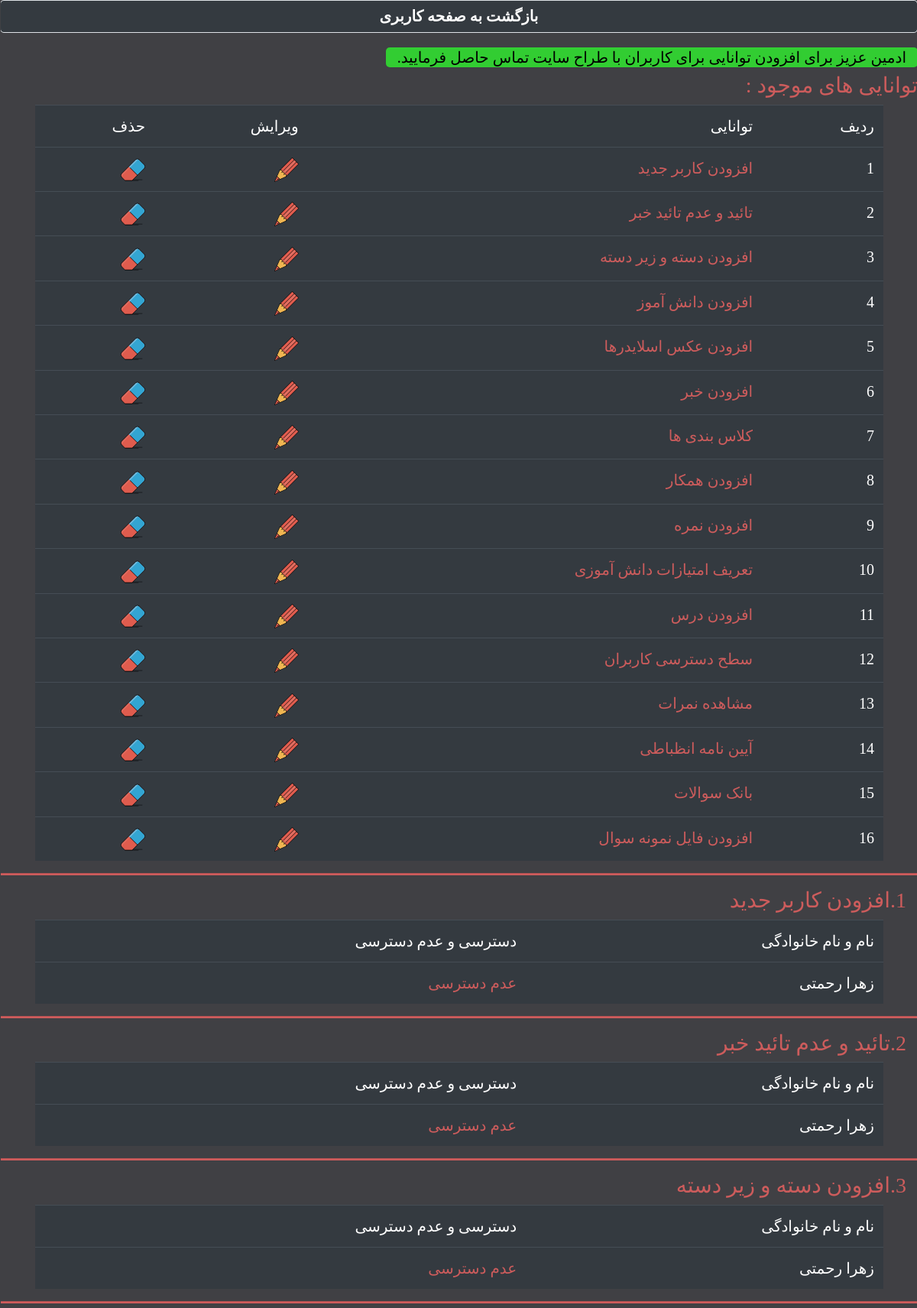
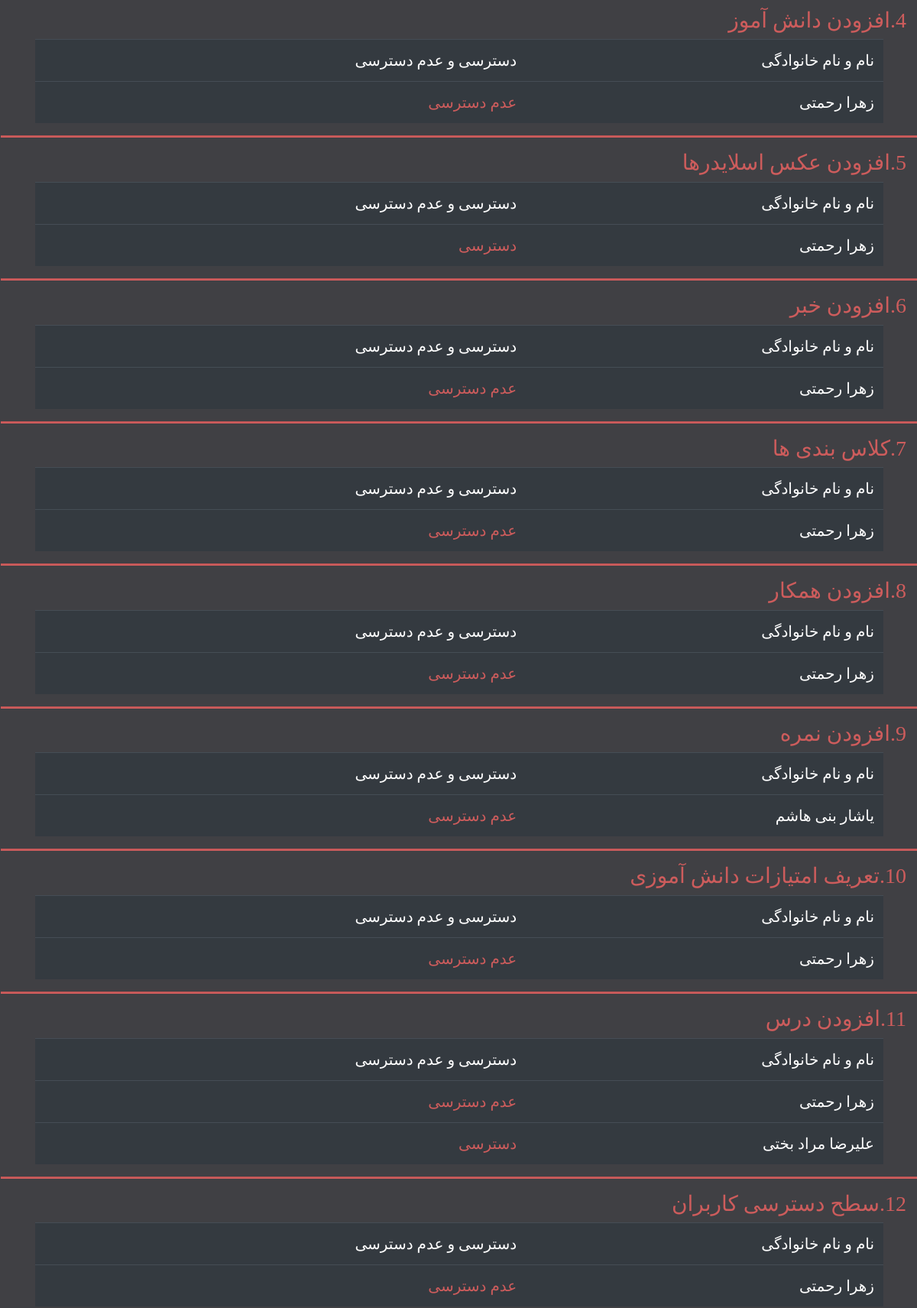
Page /pages/user_ables.php (upper part) on the committed database (2 pictures, top to bottom).
### tables this page shows
CREATE TABLE `tbloptions` (
  `op_id` int(255) NOT NULL,
  `title` varchar(1000) NOT NULL,
  `pages` varchar(1000) NOT NULL,
  `op_icon` varchar(50) NOT NULL
);

CREATE TABLE `tblpanel` (
  `pan_id` int(11) NOT NULL,
  `user_id` int(11) NOT NULL,
  `op_id` int(11) NOT NULL,
  `show_id` int(1) NOT NULL
);

CREATE TABLE `tbluser` (
  `user_id` int(200) NOT NULL,
  `fname` varchar(100) NOT NULL,
  `lname` varchar(100) NOT NULL,
  `username` varchar(100) NOT NULL,
  `password` varchar(100) NOT NULL,
  `type` int(2) NOT NULL,
  `mobile` varchar(11) NOT NULL
);

### pages/user_ables.php (the view, shortened to what this page needs)
<!doctype html>
<head>
    <link rel="stylesheet" href="../css/bootstrap.css">
    <link href="../css/custom.css" rel="stylesheet">
</head>
<body dir="rtl">
<a href="userspanel.php" class="page-link bazgasht">بازگشت به صفحه کاربری</a>
<h5 id="rightalign"><span class="h_5_sabz">ادمین عزیز برای افزودن توانایی برای کاربران با طراح سایت تماس حاصل فرمایید.</span></h5>
<h3 class="h_3" id="rightalign">توانایی های موجود :</h3>
<div class="container">
    <table class="table table-dark">
        <tr>
            <td>ردیف</td>
            <td>توانایی</td>
            <td>ویرایش</td>
            <td>حذف</td>
        </tr>
        <?php
        $i = 1;
        include '../funcs/connection.php';
        $sql_option = "select * from tbloptions";
        $sql_option_pre = $db->prepare($sql_option);
        $sql_option_pre->execute();
        while ($row_option = $sql_option_pre->fetch(PDO::FETCH_ASSOC)) {
            echo '
                    <tr>
                        <td>' . $i . '</td>
                        <td><a class="tag" href="#a' . $i . '">' . $row_option['title'] . '</a></td>
                        <td><a href="edit.php?id='.$row_option['op_id'].'"><img src="../img/icons/pencil.png"> </a></td>
                        <td><a href="del.php?id='.$row_option['op_id'].'"><img src="../img/icons/garbage.png"> </a></td>
                    </tr>
                  ';
            $i++;
        }
        echo '</table></div>';
        $sql_option = "select * from tbloptions";
        $sql_option_pre = $db->prepare($sql_option);
        $sql_option_pre->execute();
        $j = 1;
        while ($row_option = $sql_option_pre->fetch(PDO::FETCH_ASSOC)) {
            echo '<hr id="a' . $j . '">
                       <div class="container-fluid" >
                          <h3 class="h_3" >' . $j . '.' . $row_option['title'] . '</h3>
                          <div class="container">
                              <table class="table table-dark">
                                  <tr>
                                    <td>نام و نام خانوادگی</td>
                                    <td>دسترسی و عدم دسترسی</td>
                                  </tr>
                  ';
            $k = $row_option['op_id'];
            $sql = "select * from tbluser
               join tblpanel on (tblpanel.user_id=tbluser.user_id and tblpanel.op_id='$k')";
            $sql_pre = $db->prepare($sql);
            $sql_pre->execute();
            while($row_user = $sql_pre->fetch(PDO::FETCH_ASSOC)){
            echo '
                    <tr>
                        <td>' . $row_user['fname'] . ' ' . $row_user['lname'] . '</td>
                  ';
            if ($row_user['show_id']==0){
                echo'
                        <td><a class="tag" href="user_ables.php?show=0&pan_id=' . $row_user['pan_id'] . '">دسترسی</a></td>
                     ';
            }else {
                echo'
                        <td><a class="tag" href="user_ables.php?show=1&pan_id=' . $row_user['pan_id'] . '">عدم دسترسی</a></td>
                    ';
                  }
            echo'
                </tr>
                ';
            }
            echo '
                    </table>
                  </div>
                </div>
                ';
            $j++;
        }
        ?>
</body>
</html>

### css/custom.css (style rules this page uses)
#rightalign { text-align: right; }
body { font-family: "Adobe Naskh Medium"; font-size: 20px; background-color: #404044; color:lightgray; }
.bazgasht { color: white; text-align: center; margin-bottom: 20px; }
.page-link { background: -webkit-linear-gradient(left,#343A40, indianred,indianred, #343A40); }
.tag { color: indianred; }
hr { background-color: indianred; height: 2px }
.h_3 { text-align: right; color: indianred; }
table { text-align: right }
.h_5_sabz { text-align: right; background-color: limegreen; padding:2px 15px; border-radius: 5px; color: black; }

### rows in the picture
tbloptions: title "افزودن کاربر جدید"
tbloptions: title "تائید و عدم تائید خبر"
tbloptions: title "افزودن دسته و زیر دسته"
tbloptions: title "افزودن دانش آموز"
tbloptions: title "افزودن عکس اسلایدرها"
tbloptions: title "افزودن خبر"
tbloptions: title "کلاس بندی ها"
tbloptions: title "افزودن همکار"
tbloptions: title "افزودن نمره"
tbloptions: title "تعریف امتیازات دانش آموزی"
tbloptions: title "افزودن درس"
tbloptions: title "سطح دسترسی کاربران"
tbloptions: title "مشاهده نمرات"
tbloptions: title "آیین نامه انظباطی"
tbloptions: title "بانک سوالات"
tbloptions: title "افزودن فایل نمونه سوال"
tblpanel: user.fname "زهرا", user.lname "رحمتی"
tblpanel: user.fname "زهرا", user.lname "رحمتی"
tblpanel: user.fname "زهرا", user.lname "رحمتی"
tblpanel: user.fname "زهرا", user.lname "رحمتی"
tblpanel: user.fname "زهرا", user.lname "رحمتی"
tblpanel: user.fname "زهرا", user.lname "رحمتی"
tblpanel: user.fname "زهرا", user.lname "رحمتی"
tblpanel: user.fname "زهرا", user.lname "رحمتی"
tblpanel: user.fname "یاشار", user.lname "بنی هاشم"
tblpanel: user.fname "زهرا", user.lname "رحمتی"
tblpanel: user.fname "زهرا", user.lname "رحمتی"
tblpanel: user.fname "علیرضا", user.lname "مراد بختی"
tblpanel: user.fname "زهرا", user.lname "رحمتی"
